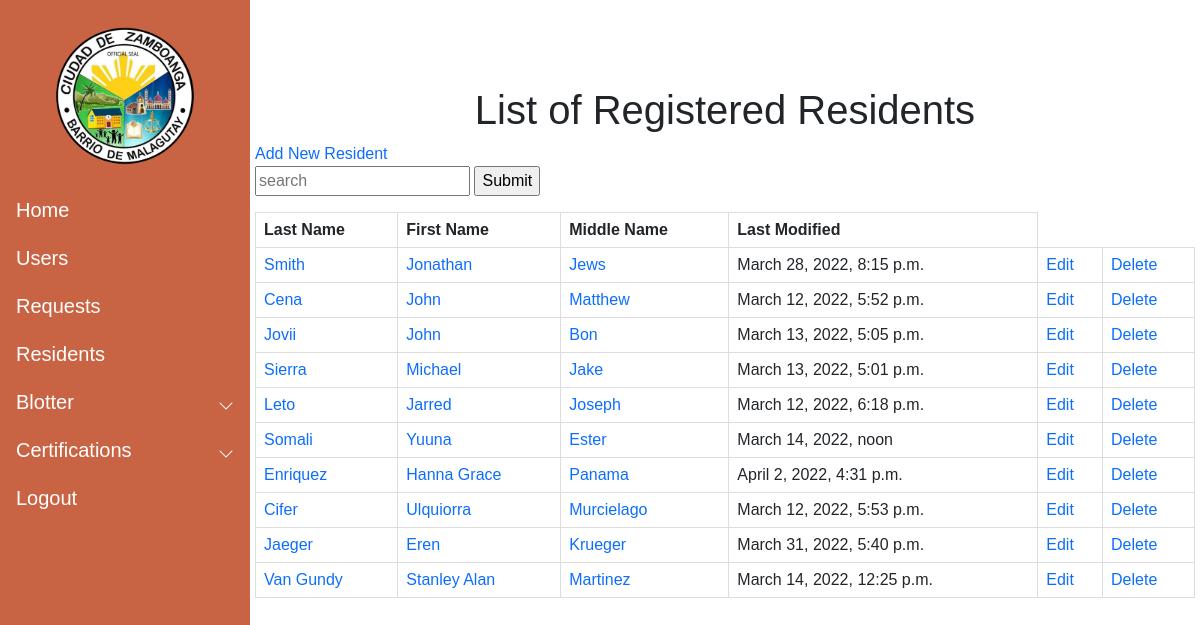
The page /residents/ (signed in) on the database as committed earlier.
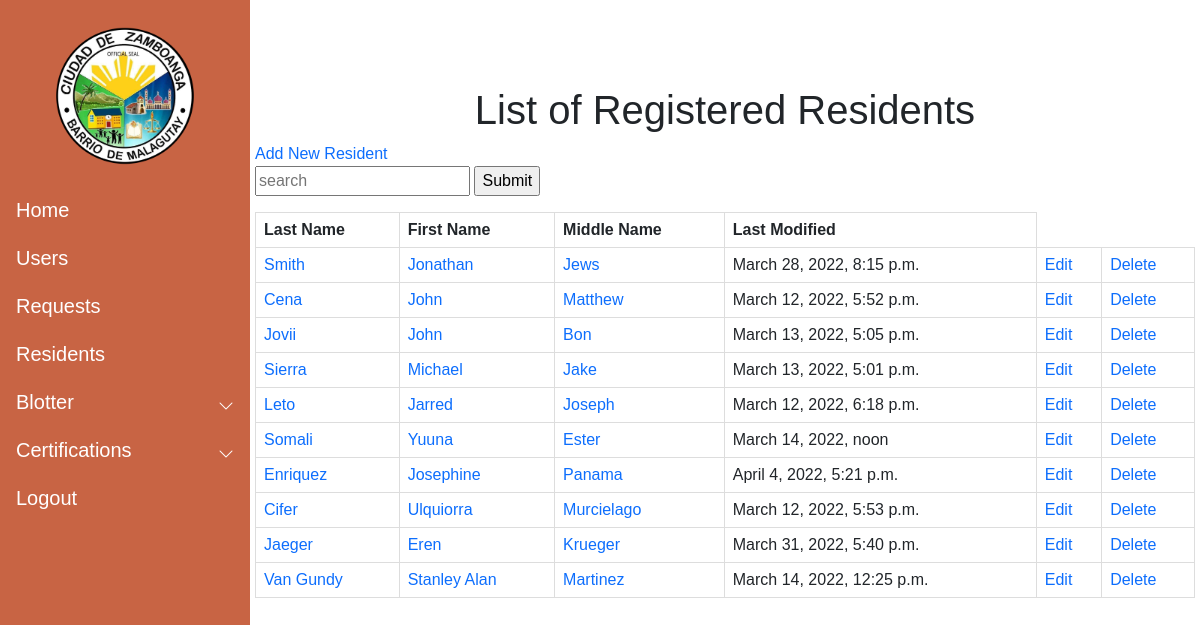
The same page on the database as committed later.
### Resident/models.py (models this page shows, shortened)
class Resident (models.Model):
    pic = models.ImageField(null=True, blank = True, verbose_name="Profile Picture", upload_to= "images/")
    First_name = models.CharField(max_length=50)
    Last_name = models.CharField(max_length=50)
    Middle_name = models.CharField(max_length=50)
    Birthdate = models.DateField(auto_now_add=False, auto_now=False)
    Gender_choices = (
        ('Male','Male'),
        ('Female','Female')
        )
    Gender = models.CharField(max_length=100, choices=Gender_choices, default = "Not Specified")
    Contact = models.CharField(max_length=11)
    Cstatus_choices = (
        ('Single','Single'),
        ('Married','Married'),
        ('Divorced','Divorced'),
        ('Separated','Separated'),
        ('Widowed','Widowed'),
        )
    Marital_status = models.CharField(max_length=100, choices = Cstatus_choices, default = "")
    Citizenship = models.CharField(max_length=100)
    Religion = models.CharField(max_length=100)
    Occupation = models.CharField(max_length=100, null=True, blank=True)
    Vac_choices = (
        ('Vaccinated','Vaccinated'),
        ('Non-Vaccinated','Non-Vaccinated')
    )
    Vaccination = models.CharField(max_length=100, choices = Vac_choices, verbose_name="Vaccination Status", default="")
    Address = models.TextField(max_length=250, verbose_name="Street Address")
    Blacklisted = models.BooleanField(default = False)
    created_date = models.DateTimeField(auto_now_add=True)
    modified_date = models.DateTimeField(auto_now=True)

### Resident/views.py (the view)
# urls.py: path('residents/', Display_resident, name = "residents"),
@login_required(login_url='login')
def Display_resident (request):
    Resident_obj = Resident.objects.all()
    context = {
        'Resident_obj' : Resident_obj,
    }
    return render (request,"Residents.html",context = context)

### templates/Residents.html (shortened to what this page needs)
{%  extends 'base.html' %}
{% load static %}
{% block content %}
<h1 style="text-align: center;">List of Registered Residents</h1>
<a href="/resident_form">Add New Resident</a>
<form method="POST" action = "{% url 'search_resident' %}">
  <input type="search" placeholder="search" name = "q">
  <input type = "submit">
</form>
<table>
    <tr>
        <th>Last Name</th>
        <th>First Name</th>
        <th>Middle Name</th>
        <th>Last Modified</th>
    </tr>
    {% for res in Resident_obj %}
    <tr>
        <td><a href="{% url 'resident_profile' res.id %}">{{res.Last_name}}</a></td>
        <td><a href="{% url 'resident_profile' res.id %}">{{ res.First_name }}</a></td>
        <td><a href="{% url 'resident_profile' res.id %}">{{ res.Middle_name}}</a></td>
        <td>{{res.modified_date}}</td>
        <td><a href="{% url 'update_resident' res.id %}">Edit</a></td>
        <td><a href="{% url 'delete_resident' res.id %}">Delete</a></td>
    </tr>
     {% endfor %}
</table>
{% endblock content %}

Rows that differ between the two databases and show on the page:
changed Resident "Enriquez": First_name "Hanna Grace" → "Josephine"; modified_date "April 2, 2022, 4:31 p.m." → "April 4, 2022, 5:21 p.m."
